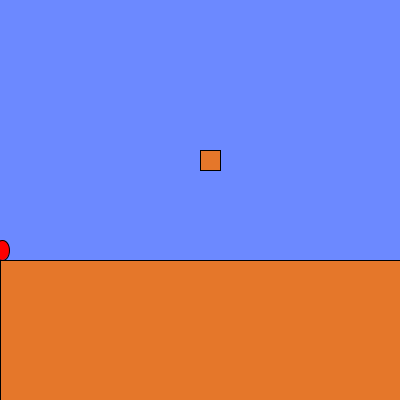
Frame 1 (no input)
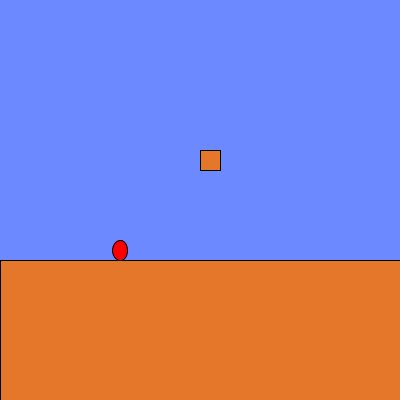
Frame 60 (the mouse pressed at the canvas centre just before this capture)
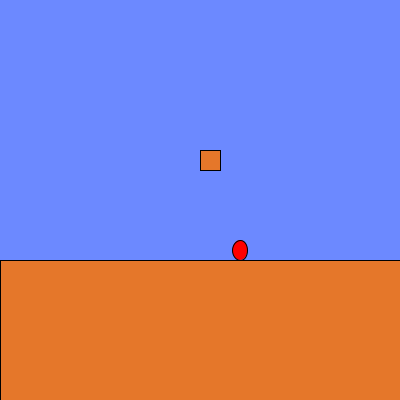
Frame 120 (the mouse held since frame 60 and released just before this capture)

The Processing sketch that drew these frames (run headless with seeded random() and noise(); from frame 60 on, the mouse is pressed at the canvas centre):

// Processing sketch: week08_7
// ── week08_7.pde
void setup(){
  size(400,400);
}
float marioX,marioY=250,vx=2,vy=-20;
void draw(){
  background(108,137,255);
  marioX+=vx;
  if(flying){
  marioY+=vy;
  vy+=0.98;
  if(marioY>=250){
    marioY=250;
    flying=false;
  }
  }
  fill(255,0,0);ellipse(marioX,marioY,15,20);
  fill(229,119,42);rect(0,260,400,150);
  fill(229,119,42);rect(200,150,20,20);
  if(hitBox(200,150,20,20)){
    vy=0;
    marioY=150+20;
  }
}
boolean hitBox(int x,int y,int w,int h){
if(x<marioX && marioX<x+w && y<marioY && marioY<y+h)return true;
else return false;
}
boolean flying=false;
void keyPressed(){
  if(keyCode==RIGHT) vx=2;
  if(keyCode==LEFT) vx=-2;
  if(keyCode==UP&&flying==false) {
  vy=-20;
  flying=true;
}
}
void keyReleased(){
  if(keyCode==LEFT||keyCode==RIGHT)vx=0;
}
